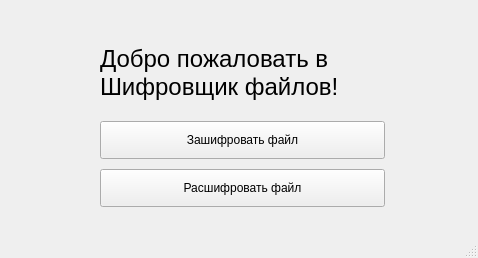
<?xml version="1.0" encoding="UTF-8"?>
<ui version="4.0">
 <class>MainWindow</class>
 <widget class="QMainWindow" name="MainWindow">
  <property name="geometry">
   <rect>
    <x>0</x>
    <y>0</y>
    <width>478</width>
    <height>258</height>
   </rect>
  </property>
  <property name="maximumSize">
   <size>
    <width>720</width>
    <height>1024</height>
   </size>
  </property>
  <property name="windowTitle">
   <string>Шифровщик файлов</string>
  </property>
  <widget class="QWidget" name="centralwidget">
   <widget class="QWidget" name="">
    <property name="geometry">
     <rect>
      <x>100</x>
      <y>30</y>
      <width>285</width>
      <height>181</height>
     </rect>
    </property>
    <layout class="QVBoxLayout" name="verticalLayout" stretch="0,1,0">
     <property name="spacing">
      <number>10</number>
     </property>
     <property name="sizeConstraint">
      <enum>QLayout::SizeConstraint::SetMaximumSize</enum>
     </property>
     <property name="topMargin">
      <number>4</number>
     </property>
     <property name="bottomMargin">
      <number>4</number>
     </property>
     <item>
      <widget class="QLabel" name="TitleLabel">
       <property name="sizePolicy">
        <sizepolicy hsizetype="Preferred" vsizetype="Preferred">
         <horstretch>0</horstretch>
         <verstretch>2</verstretch>
        </sizepolicy>
       </property>
       <property name="font">
        <font>
         <pointsize>18</pointsize>
        </font>
       </property>
       <property name="autoFillBackground">
        <bool>true</bool>
       </property>
       <property name="text">
        <string>Добро пожаловать в Шифровщик файлов!</string>
       </property>
       <property name="wordWrap">
        <bool>true</bool>
       </property>
      </widget>
     </item>
     <item>
      <widget class="QPushButton" name="encodeBtn">
       <property name="sizePolicy">
        <sizepolicy hsizetype="Preferred" vsizetype="Preferred">
         <horstretch>1</horstretch>
         <verstretch>1</verstretch>
        </sizepolicy>
       </property>
       <property name="text">
        <string>Зашифровать файл</string>
       </property>
      </widget>
     </item>
     <item>
      <widget class="QPushButton" name="decodeBtn">
       <property name="sizePolicy">
        <sizepolicy hsizetype="Preferred" vsizetype="Preferred">
         <horstretch>1</horstretch>
         <verstretch>1</verstretch>
        </sizepolicy>
       </property>
       <property name="text">
        <string>Расшифровать файл</string>
       </property>
      </widget>
     </item>
    </layout>
   </widget>
  </widget>
  <widget class="QMenuBar" name="menubar">
   <property name="geometry">
    <rect>
     <x>0</x>
     <y>0</y>
     <width>478</width>
     <height>18</height>
    </rect>
   </property>
  </widget>
  <widget class="QStatusBar" name="statusbar"/>
 </widget>
 <resources/>
 <connections/>
</ui>
